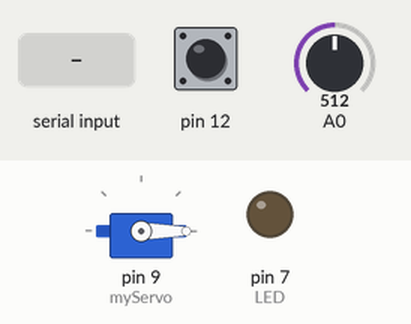
A sketch run on a simulated Arduino Uno, built with avr-gcc and run on an emulated ATmega328P. On the bench: servo, output pins drawn as LEDs (lit = HIGH). The test bench sets the inputs (shaded band); at power-on: pin 12 HIGH, A0 = 512. What the sketch prints to the serial monitor is not drawn.

Above: at 1.2 s.
1.3 s: "90,45\n" received over Serial
At 2.5 s:
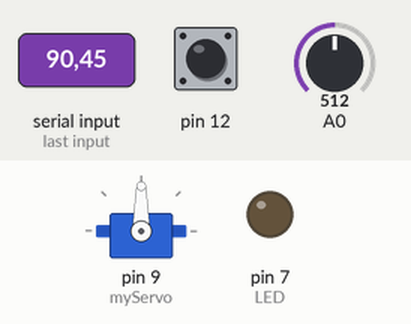
2.8 s: "ON#\n" received over Serial
At 4.0 s:
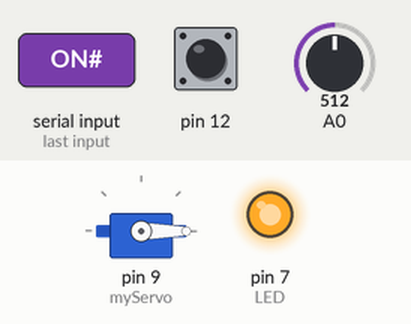
4.3 s: "30,150,10\n" received over Serial
At 5.2 s:
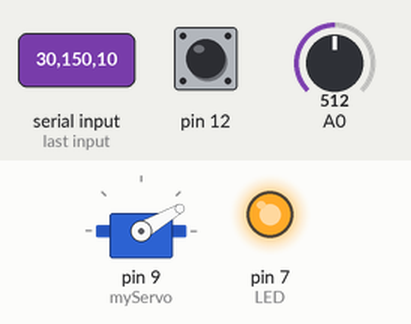
5.8 s: "200\n" received over Serial
At 6.1 s:
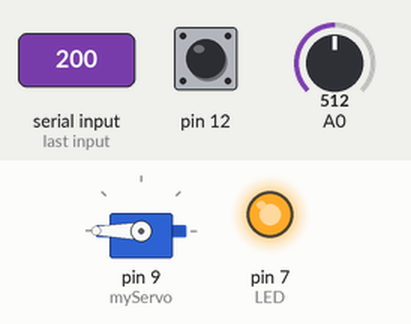
7.3 s: pin 12 pulled LOW for 0.15 s
8.9 s: "OFF#\n" received over Serial
At 9.7 s:
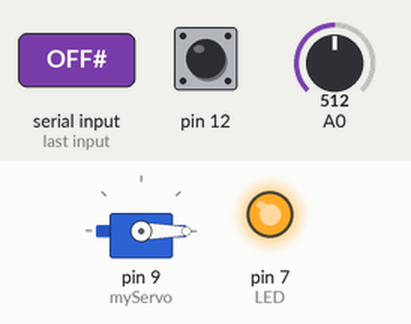
Timing chart, 0 to 11.9 s (numbered marks = the images above; inputs shaded):
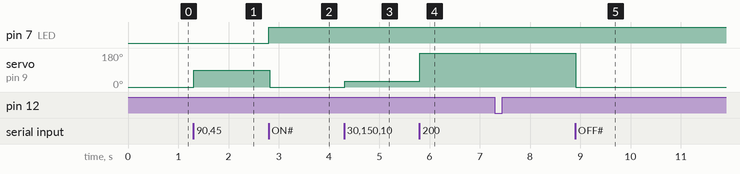

Measured:
- after the input at 1.3 s, servo on pin 9 (myServo): 0° → 90° at once
- after the input at 2.8 s, pin 7 (LED): LOW → HIGH at once; servo on pin 9 (myServo): 90° → 0° at once
- after the input at 4.3 s, servo on pin 9 (myServo): 0° → 30° at once
- after the input at 5.8 s, servo on pin 9 (myServo): 30° → 180° at once
- after the input at 7.3 s, every drawn part: stays the same
- after the input at 8.9 s, servo on pin 9 (myServo): 180° → 0° at once

The sketch:

arduino_serial_cs_with_potentio.ino
```cpp
#include <Servo.h>

Servo myServo;
char c, a;
String DataIn, DataInLED;
int8_t indexOfA, indexOfB;
uint16_t analogData, degree, servodegree, buttondegree;
int  degree2;
const int LED = 7;

void setup() {
  // put your setup code here, to run once:
  Serial.begin(9600);
  myServo.attach(9);
  myServo.write(45);
  pinMode (12, INPUT_PULLUP);
  pinMode(7, OUTPUT);
  digitalWrite(7, LOW);
}


void Receive_Serial_Data(){

  while(Serial.available()>0){
    c = Serial.read();
    if (c =='\n') {
      break;
      }
    else          {
      DataIn+=c;
      }
  }

  if(c == '\n')
  {
   degree2 = DataIn.toInt();
   c=0;
   DataIn="";
  }

   if(DataIn == "ON#"){
      digitalWrite(LED, HIGH);
    }

   else if(DataIn == "OFF#") {
      digitalWrite(LED, LOW);
   }
   c=0;
   DataIn="";

  }


void perseData() {
  String servo, button;

  indexOfA = DataIn.indexOf("A");
  indexOfB = DataIn.indexOf("B");

  if (indexOfA > -1) {
    servo = DataIn.substring(0, indexOfA);
    servodegree = servo.toInt();
  }

  if (indexOfB > -1) {
    button = DataIn.substring(indexOfA - 2, indexOfB + 3);
    buttondegree = button.toInt();
  }
}
   void loop() {
  // put your main code here, to run repeatedly:
  analogData = analogRead(A0)/17;
  degree = 45 + analogData;
  Serial.println ((String)degree + "A");
  Receive_Serial_Data();
  myServo.write(degree2);
  if (digitalRead(12)==LOW) {
    Serial.println ((String)degree +"A" + degree + "B");
  }
    delay(15);
}
```
